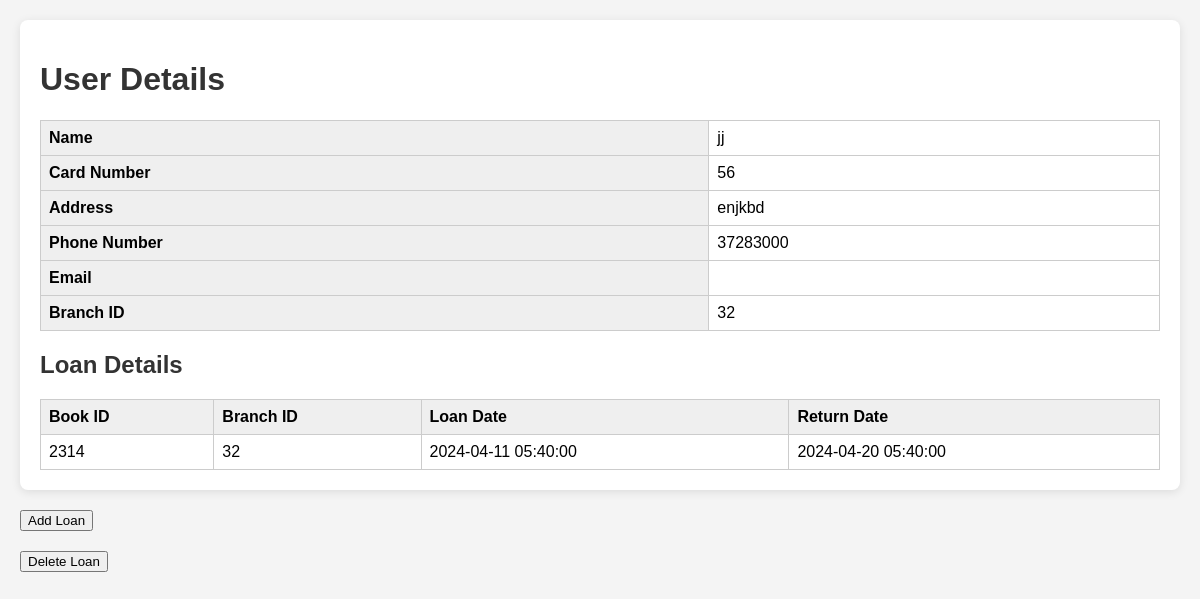
Page /includes/user-details.php?cardno=56 (signed in) on the earlier database version.
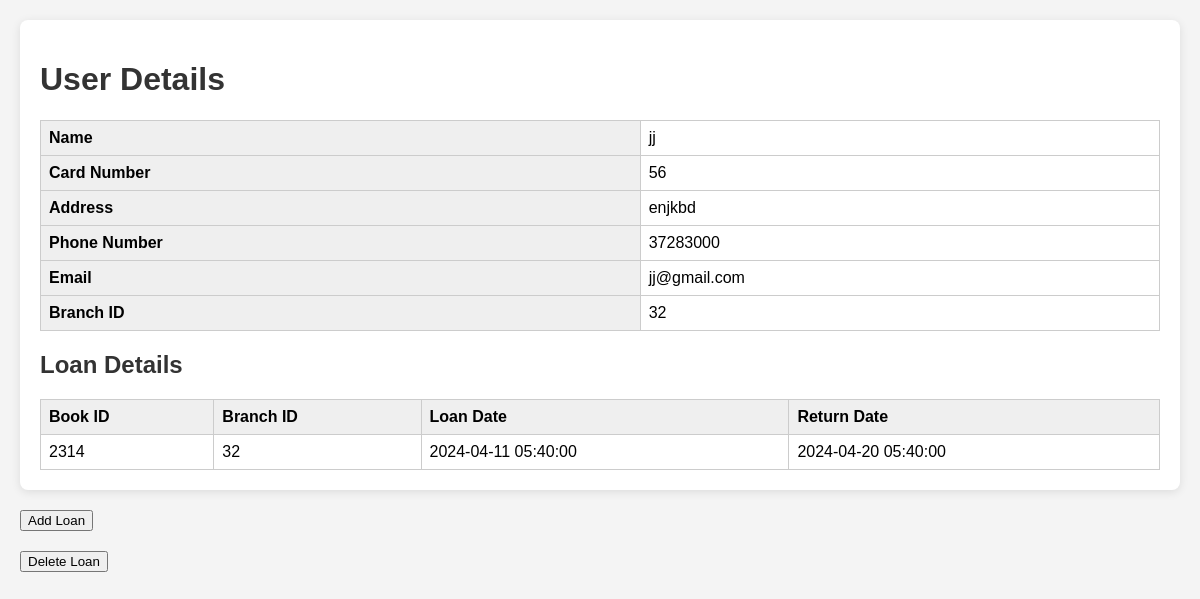
Same page on the later database version.
### tables this page shows
CREATE TABLE `user` (
  `Cardno` int(100) NOT NULL,
  `BranchID` int(100) NOT NULL,
  `Name` varchar(100) NOT NULL,
  `Address` varchar(100) NOT NULL,
  `Phone no.` varchar(15) NOT NULL,
  `Password` varchar(100) NOT NULL,
  `Status` int(1) NOT NULL,
  `EmailID` varchar(250) NOT NULL
);

CREATE TABLE `loan` (
  `BookID` varchar(100) NOT NULL,
  `Cardno` int(100) NOT NULL,
  `BranchID` int(100) NOT NULL,
  `Loan date` timestamp NOT NULL DEFAULT current_timestamp(),
  `Return date` timestamp NULL DEFAULT NULL ON UPDATE current_timestamp()
);

### includes/user-details.php (the view, shortened to what this page needs)
<?php
include('sqlconnect.php');
$cardno = isset($_GET['cardno']) ? $_GET['cardno'] : '';
$userQuery = "SELECT Name, Cardno, Address, `Phone no.`, EmailID, BranchID FROM user WHERE Cardno = ?";
$stmt = $con->prepare($userQuery);
$stmt->bind_param("s", $cardno);
$stmt->execute();
$userResult = $stmt->get_result();
$user = $userResult->fetch_assoc();
$loanQuery = "SELECT BookID, `BranchID`, `Loan date`, `Return date` FROM loan WHERE Cardno = ?";
$stmt = $con->prepare($loanQuery);
$stmt->bind_param("s", $cardno);
$stmt->execute();
$loanResult = $stmt->get_result();
?>
<!DOCTYPE html>
<html>
<head>
</head>
<body>
<div class="container">
    <h1>User Details</h1>
    <table>
        <tr><th>Name</th><td><?= htmlspecialchars($user['Name']); ?></td></tr>
        <tr><th>Card Number</th><td><?= htmlspecialchars($user['Cardno']); ?></td></tr>
        <tr><th>Address</th><td><?= htmlspecialchars($user['Address']); ?></td></tr>
        <tr><th>Phone Number</th><td><?= htmlspecialchars($user['Phone no.']); ?></td></tr>
        <tr><th>Email</th><td><?= htmlspecialchars($user['EmailID']); ?></td></tr>
        <tr><th>Branch ID</th><td><?= htmlspecialchars($user['BranchID']); ?></td></tr>
    </table>
    <h2>Loan Details</h2>
    <table>
        <tr>
            <th>Book ID</th>
            <th>Branch ID</th>
            <th>Loan Date</th>
            <th>Return Date</th>
        </tr>
        <?php while ($loan = $loanResult->fetch_assoc()): ?>
        <tr>
            <td><?= htmlspecialchars($loan['BookID']); ?></td>
            <td><?= htmlspecialchars($loan['BranchID']); ?></td>
            <td><?= htmlspecialchars($loan['Loan date']); ?></td>
            <td><?= htmlspecialchars($loan['Return date']); ?></td>
        </tr>
        <?php endwhile; ?>
    </table>
</div>
<div style="margin-top: 20px;">
        <form action="add-loan.php" method="get">
            <input type="submit" value="Add Loan">
        </form>
    </div>
    <div style="margin-top: 20px;">
        <form action="delete-loan.php" method="get">
            <input type="submit" value="Delete Loan">
        </form>
    </div>
</body>
</html>

### includes/user-details.php (style rules this page uses)
body { font-family: Arial, sans-serif; margin: 20px; background-color: #f4f4f4; }
.container { background-color: white; padding: 20px; border-radius: 8px; box-shadow: 0 2px 10px rgba(0,0,0,0.1); }
h1, h2 { color: #333; }
table { width: 100%; border-collapse: collapse; }
th, td { padding: 8px; border: 1px solid #ccc; text-align: left; }
th { background-color: #efefef; }

Differences in the rows shown:
changed user "jj": EmailID (not shown) → "jj@gmail.com"
